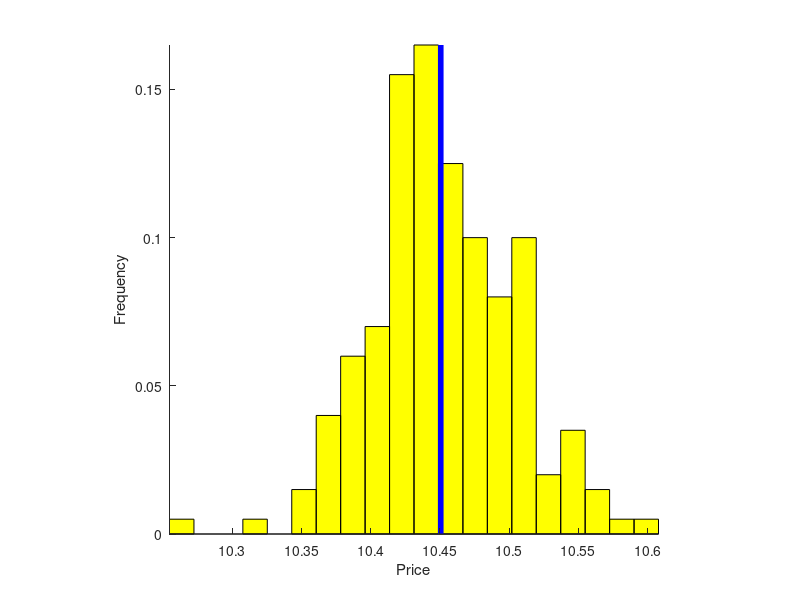

Source code (MATLAB):
for j=1:200

    % ********************************
    % Parameters
    % ********************************

    r = 0.05;
    sigma = 0.2;
    T = 1;
    K = 100;
    S_0 = 100;

    N_sim = 1e5;

    % ********************************
    % Simulation
    % ********************************

    epsilon = randn(N_sim,1);
    S_T = S_0 * exp( (r-sigma^2/2)*T + sigma*sqrt(T) * epsilon);
    C_T = max(0,S_T - K);

    C_0 = mean( exp(-r*T) * C_T );

    [C_0_BS, P_0_BS] = blsprice(S_0, K, r, T, sigma, 0);

    if j==1
        display(['Estimated Price:   '  num2str(C_0)]);
        display(['Theoretical Price: ', num2str(C_0_BS)]);
    end
    
    C(j) = C_0;
    
end

figure(1)
hold off
[freq,bins] = hist(C,20);
bar(bins, freq./length(C),'FaceColor','y','BarWidth',1);
xlabel('Price');
ylabel('Frequency');
hold on
plot([C_0_BS; C_0_BS], [0; max(freq./length(C))],'b-','LineW',4)
axis('tight');
axis('square');
box off
